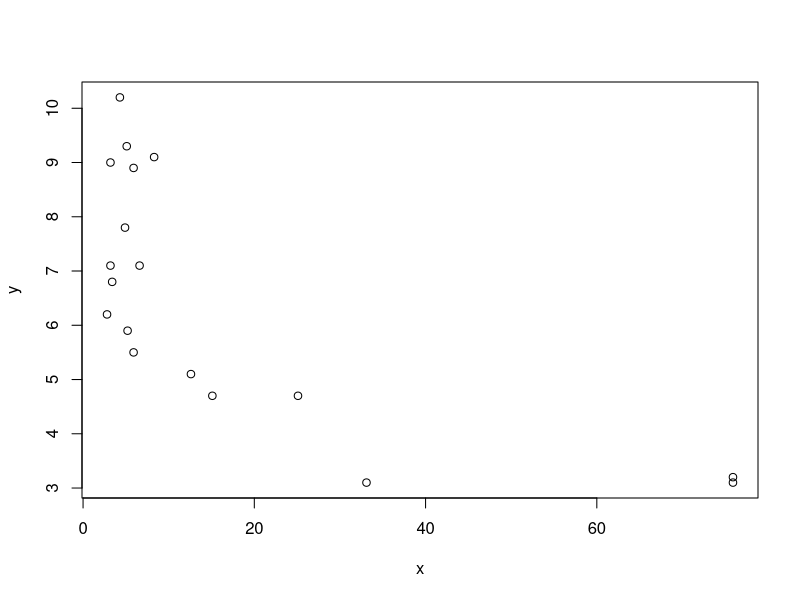
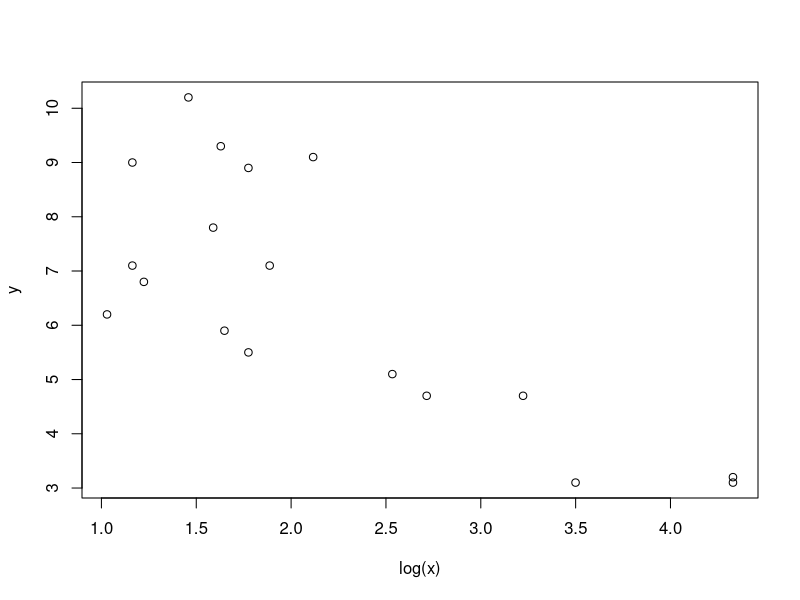
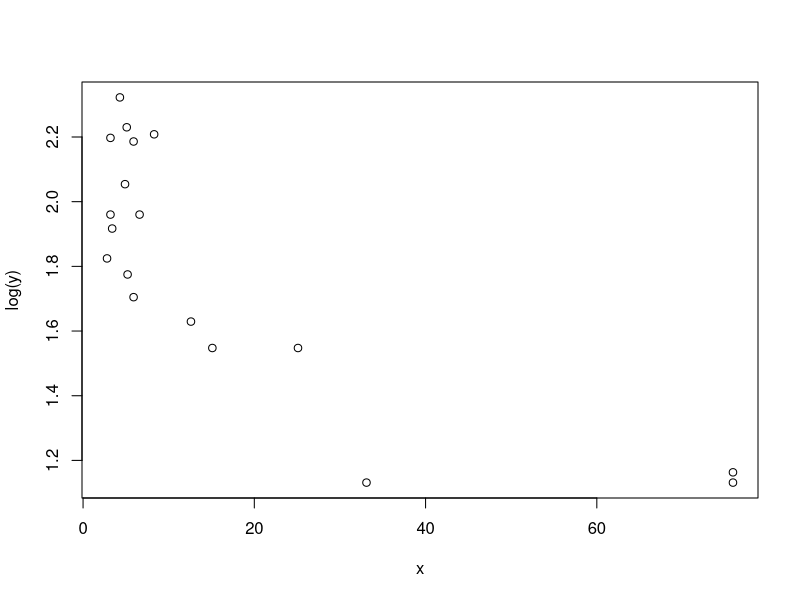
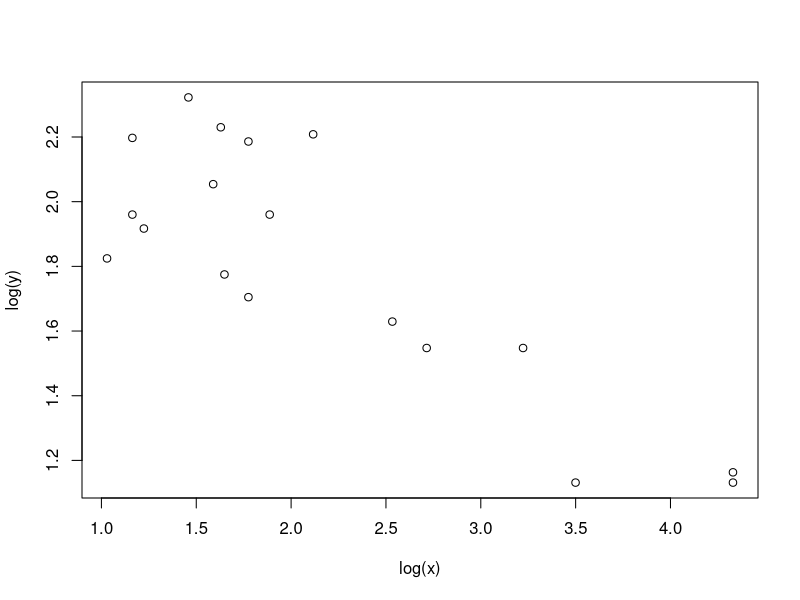
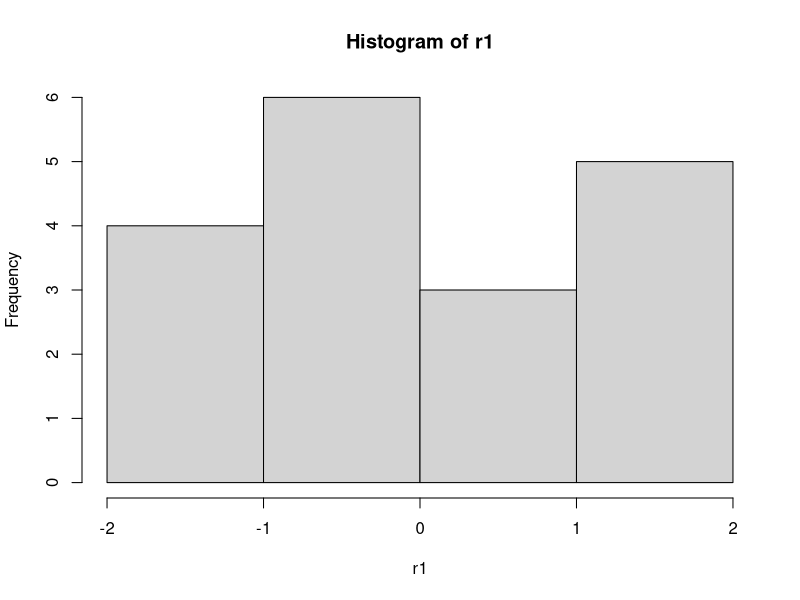
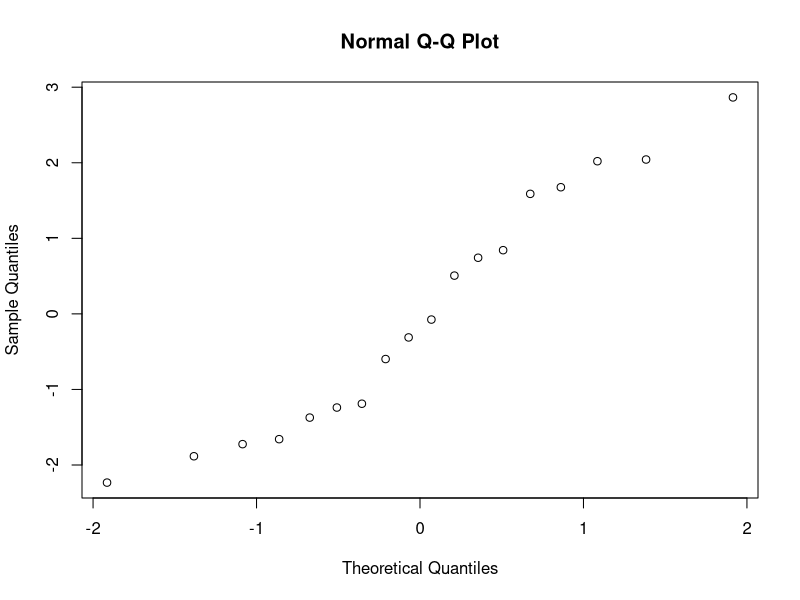
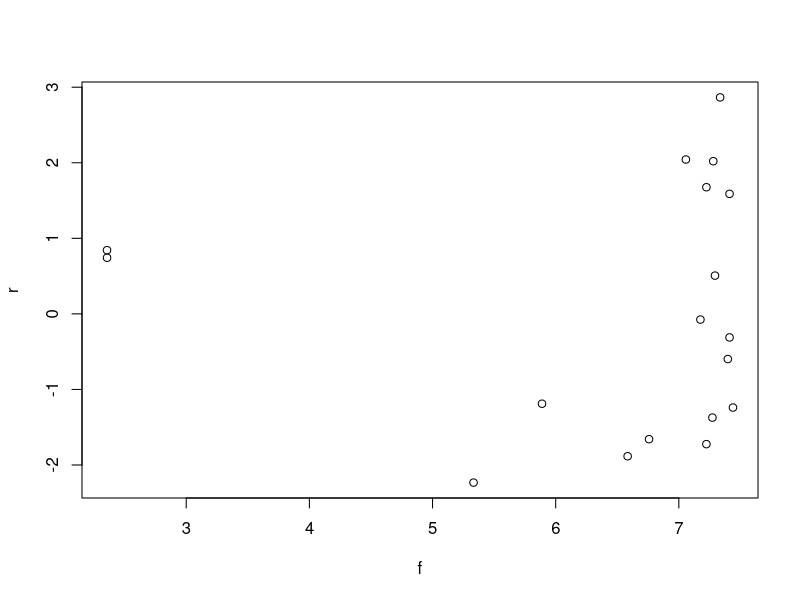
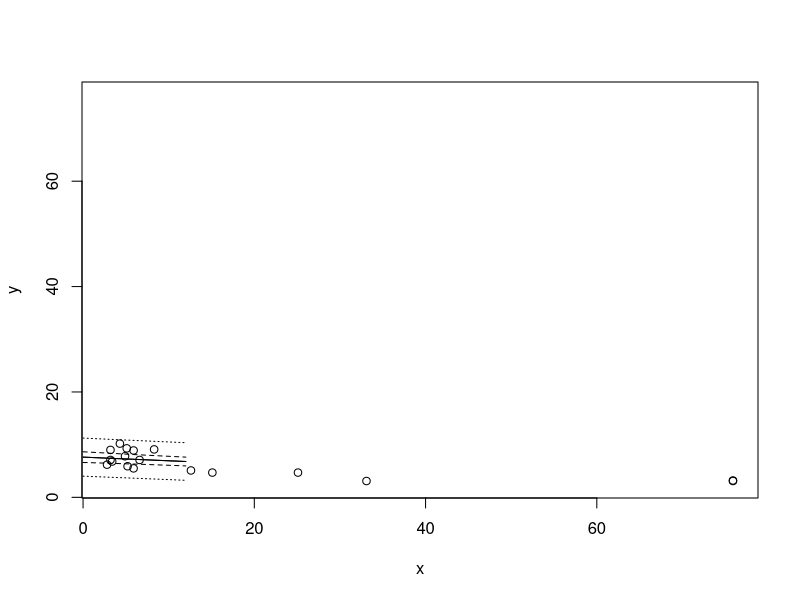

Write the R code that produced these figures, in order.
# Q3 
x<-c(2.8,3.2,3.2,3.4,4.3,4.9,5.1,5.2,5.9,5.9,6.6,8.3,12.6,15.1,25.1,33.1,75.9,75.9)
y<-c(6.2,9,7.1,6.8,10.2,7.8,9.3,5.9,8.9,5.5,7.1,9.1,5.1,4.7,4.7,3.1,3.2,3.1)
plot(x,y)

plot(log(x),y)
plot(x,log(y))
plot(log(x),log(y))


# simple linear regression, using the code given by prof.Laha directly.
lmy<-lm(y~x)
summary(lm(y~x))
f<-fitted(lmy)
r<-resid(lmy)
r1<-r/sd(r)
hist(r1,"FD")
qqnorm(r)
plot(f,r)
cor(x,y)
abline(lm(x~y))
pred.frame<-data.frame(x=0:12)
pc<-predict(lmy,int="c",newdata=pred.frame)
pp<-predict(lmy,int="p",newdata=pred.frame)
plot(x,y,ylim=range(x,pp,na.rm=T))
pred.x<-pred.frame$x
matlines(pred.x,pc,lty=c(1,2,2),col="black")
matlines(pred.x,pp,lty=c(1,3,3),col="black")

# Theil-sens estimator
len <- length(x)
slope <- rep(0, (len)*((len-1)/2) )
count <- 0
for (i in 1 : len) { 
for (j in 1 : len)  {
if (j>i) {
count <- count +1

slope[count] <- (y[j]-y[i])/(x[j]-x[i])}} }
hist(slope,"FD")
cat ("Theil-Sen estimator::", median(slope),"\n")

